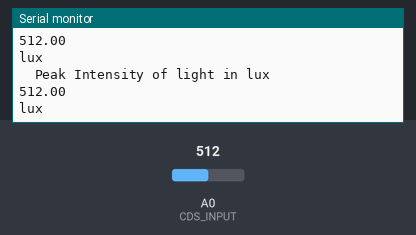
The sketch below on a simulated Arduino Uno, built with avr-gcc and run on an emulated ATmega328P. On the bench: the last lines printed to the serial monitor. Inputs (shaded band) come from the test bench; at power-on: A0 (CDS_INPUT) = 512.

Above: at 1.8 s.
1.9 s: A0 (CDS_INPUT) set to 716
At 2.8 s:
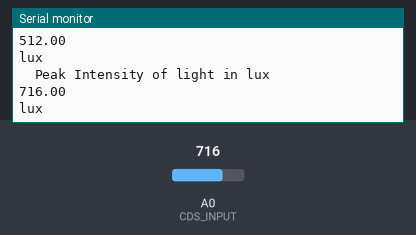
3.4 s: A0 (CDS_INPUT) set to 900
At 4.5 s:
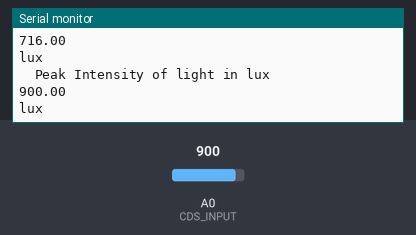
Timing chart, 0 to 6.4 s (numbered marks = the images above; inputs shaded):
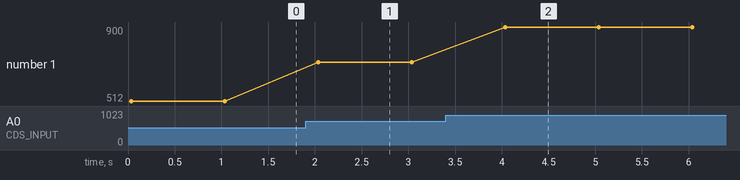

The sketch:

Plot_peak.ino
```cpp
// Sets initial value to 0
#define CDS_INPUT 0
  float peak=0;

void setup() {
  Serial.begin(9600);

}

void loop() {

  int value = analogRead(CDS_INPUT);
  if (value > peak)
{
  peak = value ;

  Serial.println("  Peak Intensity of light in lux");

  Serial.println(peak);

  Serial.println("lux \n");


  delay(1000);
}
else
{
  Serial.println("  Peak Intensity of light in lux");

  Serial.println(peak);

  Serial.println("lux \n");


  delay(1000);

  }

}
```

Measured:
- after the input at 1.9 s, the serial monitor: prints a new line after 0.14 s (image 1)
- after the input at 3.4 s, the serial monitor: prints a new line after 0.64 s (image 2)
- plotted number 1: 512 → 716 after the input at 1.9 s, 716 → 900 after the input at 3.4 s
